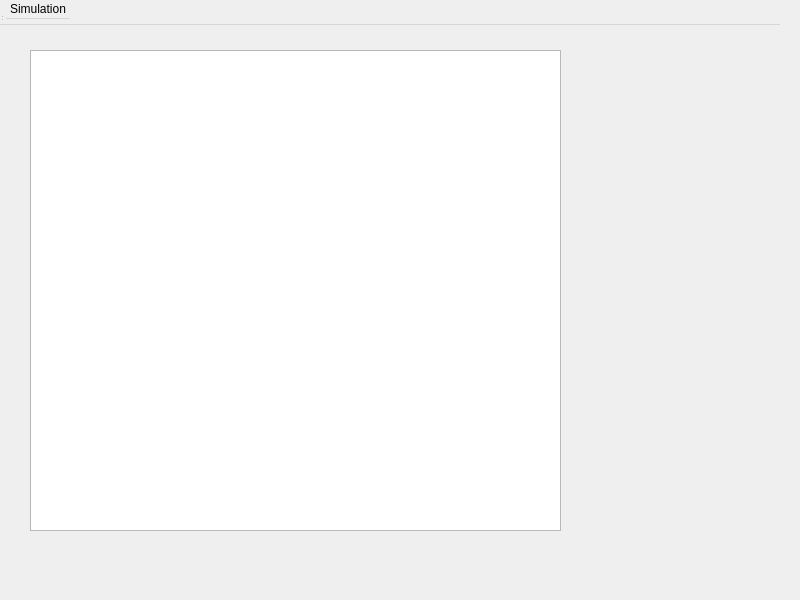
<?xml version="1.0" encoding="UTF-8"?>
<ui version="4.0">
 <class>guiDlg</class>
 <widget class="QWidget" name="guiDlg">
  <property name="geometry">
   <rect>
    <x>0</x>
    <y>0</y>
    <width>800</width>
    <height>600</height>
   </rect>
  </property>
  <property name="windowTitle">
   <string>dwa_agent</string>
  </property>
  <widget class="QWidget" name="centralwidget">
   <property name="geometry">
    <rect>
     <x>0</x>
     <y>0</y>
     <width>2</width>
     <height>12</height>
    </rect>
   </property>
   <layout class="QVBoxLayout" name="verticalLayout">
    <item>
     <widget class="QSplitter" name="splitter_1">
      <property name="orientation">
       <enum>Qt::Horizontal</enum>
      </property>
      <widget class="QSplitter" name="splitter_2">
       <property name="sizePolicy">
        <sizepolicy hsizetype="Minimum" vsizetype="Expanding">
         <horstretch>0</horstretch>
         <verstretch>0</verstretch>
        </sizepolicy>
       </property>
       <property name="orientation">
        <enum>Qt::Vertical</enum>
       </property>
      </widget>
     </widget>
    </item>
   </layout>
  </widget>
  <widget class="QMenuBar" name="menubar">
   <property name="geometry">
    <rect>
     <x>0</x>
     <y>0</y>
     <width>780</width>
     <height>25</height>
    </rect>
   </property>
   <widget class="QMenu" name="menuSimulation">
    <property name="title">
     <string>Simulation</string>
    </property>
    <addaction name="actionStart_Stop"/>
   </widget>
   <addaction name="menuSimulation"/>
  </widget>
  <widget class="QStatusBar" name="statusbar">
   <property name="geometry">
    <rect>
     <x>0</x>
     <y>0</y>
     <width>3</width>
     <height>22</height>
    </rect>
   </property>
  </widget>
  <widget class="QGraphicsView" name="graphicsView">
   <property name="geometry">
    <rect>
     <x>30</x>
     <y>50</y>
     <width>531</width>
     <height>481</height>
    </rect>
   </property>
  </widget>
  <action name="actionStart_Stop">
   <property name="text">
    <string>Start/Stop</string>
   </property>
  </action>
 </widget>
 <resources/>
 <connections/>
</ui>
